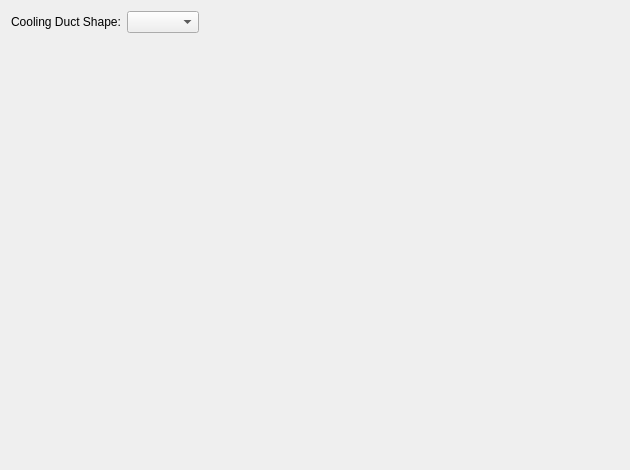
<?xml version="1.0" encoding="UTF-8"?>
<ui version="4.0">
 <class>WVent</class>
 <widget class="QWidget" name="WVent">
  <property name="geometry">
   <rect>
    <x>0</x>
    <y>0</y>
    <width>630</width>
    <height>470</height>
   </rect>
  </property>
  <property name="minimumSize">
   <size>
    <width>630</width>
    <height>470</height>
   </size>
  </property>
  <property name="windowTitle">
   <string>Form</string>
  </property>
  <layout class="QVBoxLayout" name="main_layout">
   <item>
    <layout class="QHBoxLayout" name="horizontalLayout">
     <item>
      <widget class="QLabel" name="in_vent_type">
       <property name="text">
        <string>Cooling Duct Shape:</string>
       </property>
      </widget>
     </item>
     <item>
      <widget class="QComboBox" name="c_vent_type"/>
     </item>
     <item>
      <spacer name="horizontalSpacer">
       <property name="orientation">
        <enum>Qt::Horizontal</enum>
       </property>
       <property name="sizeHint" stdset="0">
        <size>
         <width>40</width>
         <height>20</height>
        </size>
       </property>
      </spacer>
     </item>
    </layout>
   </item>
   <item>
    <widget class="QWidget" name="w_vent" native="true">
     <property name="minimumSize">
      <size>
       <width>640</width>
       <height>480</height>
      </size>
     </property>
    </widget>
   </item>
  </layout>
 </widget>
 <resources/>
 <connections/>
</ui>
